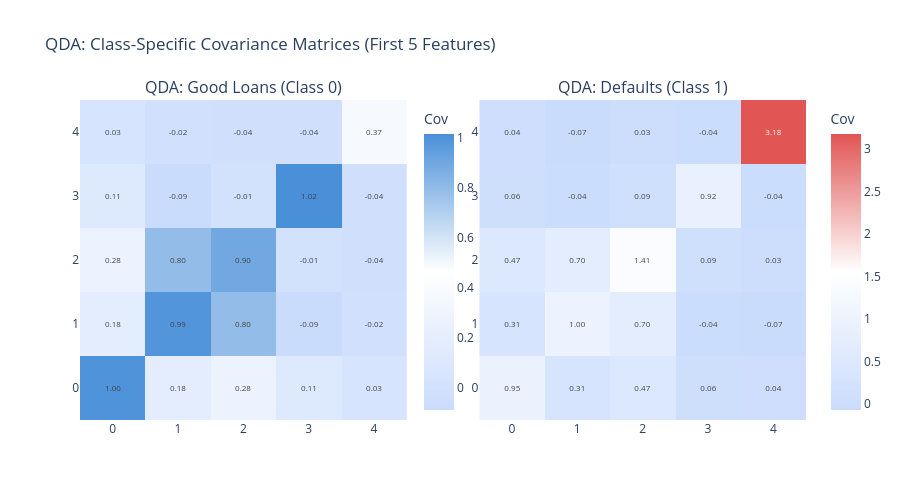

The code cell stored with this chart in its notebook:
### Markdown cell above
---
## 3. Visualizing Class-Conditional Covariance Matrices

### Code cell
# Transform training data
X_train_t = prep_linear.fit_transform(X_train)
X_test_t = prep_linear.transform(X_test)

cat_encoder = prep_linear.named_transformers_["cat"]
cat_names = list(cat_encoder.get_feature_names_out(categorical_features))
all_feature_names = numeric_features + cat_names

# Fit QDA and LDA to extract covariance structure
qda = QuadraticDiscriminantAnalysis()
qda.fit(X_train_t, y_train)

lda = LinearDiscriminantAnalysis()
lda.fit(X_train_t, y_train)

# QDA has separate covariance matrices for each class
pca = PCA(n_components=10, random_state=42)
pca.fit(X_train_t)

# Project covariance matrices to 2D for visualization
# Show the first 5 PCA components
n_comp_viz = min(5, X_train_t.shape[1])

from plotly.subplots import make_subplots

# Compute class-conditional covariance matrices manually from fitted means
def compute_class_covariance(X, y, class_label, qda_model):
    """Compute covariance matrix for a specific class."""
    mask = y == class_label
    X_class = X[mask]
    mean = qda_model.means_[class_label]
    centered = X_class - mean
    cov = (centered.T @ centered) / len(X_class)
    return cov

fig = make_subplots(
    rows=1, cols=2,
    subplot_titles=("QDA: Good Loans (Class 0)", "QDA: Defaults (Class 1)"),
)

for class_idx, color, title_suffix in [(0, COLORS["accent"], "Good"), (1, COLORS["red"], "Default")]:
    cov_matrix = compute_class_covariance(X_train_t, y_train, class_idx, qda)
    # Take first n_comp_viz features
    cov_matrix = cov_matrix[:n_comp_viz, :n_comp_viz]
    
    fig.add_trace(go.Heatmap(
        z=cov_matrix,
        colorscale=[[0, COLORS["ice"]], [0.5, COLORS["white"]], [1, color]],
        colorbar=dict(title="Cov", x=0.46 if class_idx == 0 else 1.02),
        showscale=True,
        text=np.round(cov_matrix, 3),
        texttemplate="%{text:.2f}",
        textfont={"size": 8},
    ), row=1, col=class_idx + 1)

fig.update_layout(
    title="QDA: Class-Specific Covariance Matrices (First 5 Features)",
    height=500, width=900,
)
fig.show()
save_chart(fig, MODEL_SLUG, "covariance_matrices")

### Figure 1 — Plotly figure (JSON) as saved in the notebook; plotly's stock layout.template omitted (floating-point values rounded to 4 significant figures)
{"data": [{"colorbar": {"title": {"text": "Cov"}, "x": 0.46}, "colorscale": [[0, "#CADCFC"], [0.5, "#ffffff"], [1, "#4A90D9"]], "showscale": true, "text": [[1.002, 0.178, 0.279, 0.109, 0.033], [0.178, 0.994, 0.795, -0.09, -0.022], [0.279, 0.795, 0.895, -0.01, -0.041], [0.109, -0.09, -0.01, 1.017, -0.037], [0.033, -0.022, -0.041, -0.037, 0.366]], "textfont": {"size": 8}, "texttemplate": "%{text:.2f}", "type": "heatmap", "xaxis": "x", "yaxis": "y", "z": [[1.002, 0.1782, 0.2786, 0.109, 0.03291], [0.1782, 0.9937, 0.7951, -0.09034, -0.0222], [0.2786, 0.7951, 0.8952, -0.01029, -0.04065], [0.109, -0.09034, -0.01029, 1.017, -0.03694], [0.03291, -0.0222, -0.04065, -0.03694, 0.3655]]}, {"colorbar": {"title": {"text": "Cov"}, "x": 1.02}, "colorscale": [[0, "#CADCFC"], [0.5, "#ffffff"], [1, "#E15554"]], "showscale": true, "text": [[0.954, 0.309, 0.475, 0.057, 0.042], [0.309, 1.001, 0.701, -0.04, -0.073], [0.475, 0.701, 1.405, 0.094, 0.034], [0.057, -0.04, 0.094, 0.92, -0.043], [0.042, -0.073, 0.034, -0.043, 3.176]], "textfont": {"size": 8}, "texttemplate": "%{text:.2f}", "type": "heatmap", "xaxis": "x2", "yaxis": "y2", "z": [[0.9536, 0.3094, 0.4754, 0.05667, 0.04172], [0.3094, 1.001, 0.7007, -0.04005, -0.07301], [0.4754, 0.7007, 1.405, 0.0943, 0.03355], [0.05667, -0.04005, 0.0943, 0.9201, -0.04319], [0.04172, -0.07301, 0.03355, -0.04319, 3.176]]}], "layout": {"annotations": [{"font": {"size": 16}, "showarrow": false, "text": "QDA: Good Loans (Class 0)", "x": 0.225, "xanchor": "center", "xref": "paper", "y": 1, "yanchor": "bottom", "yref": "paper"}, {"font": {"size": 16}, "showarrow": false, "text": "QDA: Defaults (Class 1)", "x": 0.775, "xanchor": "center", "xref": "paper", "y": 1, "yanchor": "bottom", "yref": "paper"}], "height": 500, "title": {"text": "QDA: Class-Specific Covariance Matrices (First 5 Features)"}, "width": 900, "xaxis": {"anchor": "y", "domain": [0, 0.45]}, "xaxis2": {"anchor": "y2", "domain": [0.55, 1]}, "yaxis": {"anchor": "x", "domain": [0, 1]}, "yaxis2": {"anchor": "x2", "domain": [0, 1]}}}
